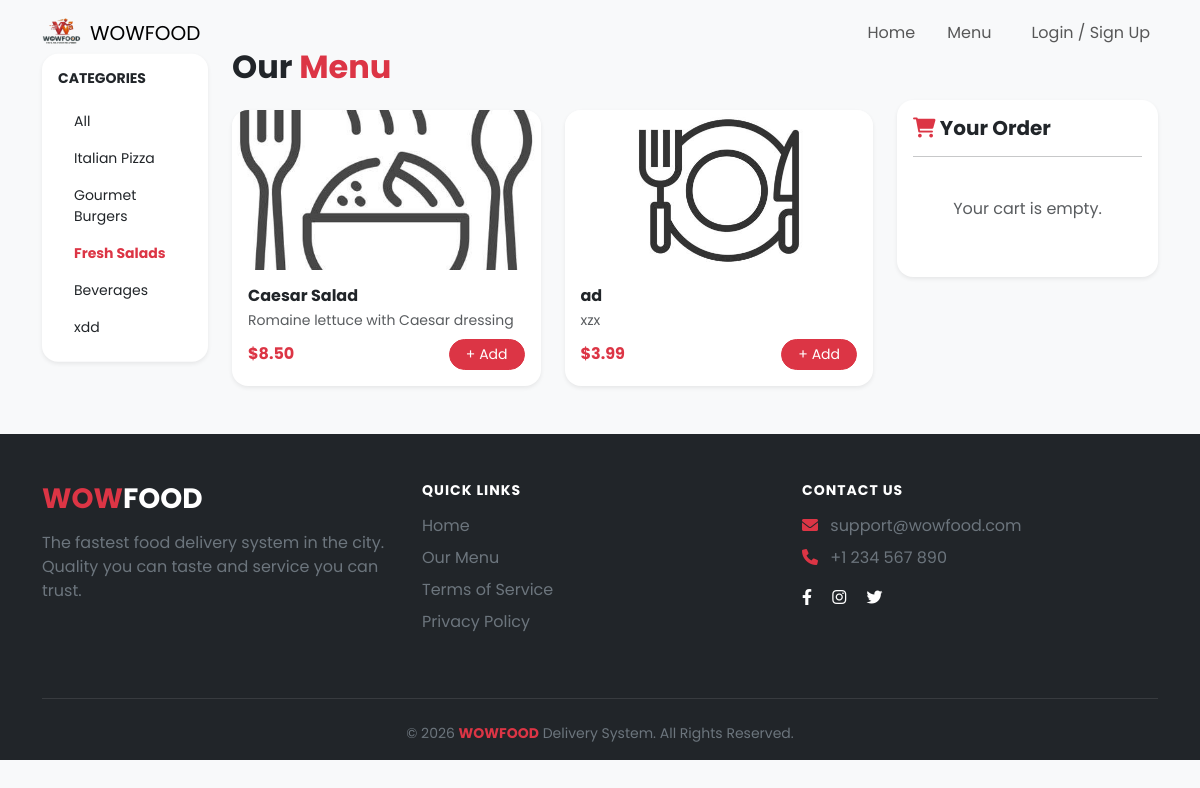
The page /controller/menu_view_controller.php?cat_id=3 on the database its author committed.
### tables this page shows
CREATE TABLE `category` (
  `id` int NOT NULL AUTO_INCREMENT,
  `category_code` varchar(10) NOT NULL,
  `title` varchar(100) NOT NULL,
  `image_name` varchar(255) DEFAULT NULL,
  `active` enum('Yes','No') DEFAULT 'Yes',
  `created_at` timestamp NULL DEFAULT CURRENT_TIMESTAMP,
  `updated_at` timestamp NULL DEFAULT CURRENT_TIMESTAMP ON UPDATE CURRENT_TIMESTAMP,
  `created_by` int DEFAULT NULL,
  `updated_by` int DEFAULT NULL,
  PRIMARY KEY (`id`),
  UNIQUE KEY `category_code` (`category_code`),
  KEY `idx_cat_active` (`active`),
  KEY `fk_cat_created_by` (`created_by`),
  KEY `fk_cat_updated_by` (`updated_by`),
  CONSTRAINT `fk_cat_created_by` FOREIGN KEY (`created_by`) REFERENCES `user` (`id`) ON DELETE SET NULL,
  CONSTRAINT `fk_cat_updated_by` FOREIGN KEY (`updated_by`) REFERENCES `user` (`id`) ON DELETE SET NULL
);

CREATE TABLE `foods` (
  `id` int NOT NULL AUTO_INCREMENT,
  `food_code` varchar(10) NOT NULL,
  `title` varchar(100) NOT NULL,
  `description` text,
  `image_name` varchar(255) DEFAULT NULL,
  `price` decimal(10,2) NOT NULL,
  `category_id` int NOT NULL,
  `active` enum('Yes','No') DEFAULT 'Yes',
  `created_at` timestamp NULL DEFAULT CURRENT_TIMESTAMP,
  `updated_at` timestamp NULL DEFAULT CURRENT_TIMESTAMP ON UPDATE CURRENT_TIMESTAMP,
  `created_by` int DEFAULT NULL,
  `updated_by` int DEFAULT NULL,
  PRIMARY KEY (`id`),
  UNIQUE KEY `food_code` (`food_code`),
  KEY `fk_food_created_by` (`created_by`),
  KEY `fk_food_updated_by` (`updated_by`),
  KEY `idx_food_active` (`active`),
  KEY `idx_foods_category_active` (`category_id`,`active`),
  FULLTEXT KEY `idx_food_search` (`title`,`description`),
  CONSTRAINT `fk_food_cat` FOREIGN KEY (`category_id`) REFERENCES `category` (`id`) ON DELETE RESTRICT,
  CONSTRAINT `fk_food_created_by` FOREIGN KEY (`created_by`) REFERENCES `user` (`id`) ON DELETE SET NULL,
  CONSTRAINT `fk_food_updated_by` FOREIGN KEY (`updated_by`) REFERENCES `user` (`id`) ON DELETE SET NULL,
  CONSTRAINT `chk_food_price` CHECK ((`price` > 0))
);

### Controller/menu_view_controller.php (called while the page is built, shortened)
<?php
require_once __DIR__ . '/../Model/menu_view_controller_model.php';
$database = new Database();
$db = $database->getConnection();
$menuModel = new MenuModel($db);
$category_id = isset($_GET['cat_id']) ? (int)$_GET['cat_id'] : 0;
$categories = $menuModel->getAllCategories();
$foods = $menuModel->getFoods($category_id);
include __DIR__ . '/../view/menu_view.php';
?>

### Model/menu_view_controller_model.php (called while the page is built, shortened)
<?php
class MenuModel {
    private $db;
    public function __construct($dbConnection) {
        $this->db = $dbConnection;
    }
    public function getAllCategories() {
        $stmt = $this->db->query("SELECT id, title FROM category WHERE active='Yes'");
        return $stmt->fetchAll(PDO::FETCH_ASSOC);
    }
    public function getFoods($category_id = 0) {
        if ($category_id > 0) {
            $stmt = $this->db->prepare("SELECT * FROM foods WHERE category_id = ? AND active = 'Yes'");
            $stmt->execute([$category_id]);
        } else {
            $stmt = $this->db->query("SELECT * FROM foods WHERE active = 'Yes'");
        }
        return $stmt->fetchAll(PDO::FETCH_ASSOC);
    }
}
?>

### view/menu_view.php (the view, shortened to what this page needs)
<?php
include('../includes/header.php');
?>
<div class="container-fluid py-5 bg-light">
    <div class="container">
        <div class="row">
            <aside class="col-lg-2 mb-4">
                <div class="card shadow-sm border-0 rounded-4 p-3 sticky-top" style="top: 100px;">
                    <h6 class="fw-bold mb-3 text-uppercase small">Categories</h6>
                    <ul class="list-group list-group-flush small">
                        <a href="menu_view.php" class="list-group-item list-group-item-action border-0 <?php echo $category_id == 0 ? 'text-danger fw-bold' : ''; ?>">All</a>
                        <?php foreach($categories as $cat): ?>
                        <a href="menu_view.php?cat_id=<?php echo $cat['id']; ?>"
                           class="list-group-item list-group-item-action border-0 <?php echo $category_id == $cat['id'] ? 'text-danger fw-bold' : ''; ?>">
                            <?php echo htmlspecialchars($cat['title']); ?>
                        </a>
                        <?php endforeach; ?>
                    </ul>
                </div>
            </aside>
            <div class="col-lg-7">
                <h2 class="fw-bold mb-4">Our <span class="text-danger">Menu</span></h2>
                <div class="row g-4">
                    <?php foreach($foods as $food):
                        $image_name = !empty($food['image_name']) ? $food['image_name'] : 'default-food.jpg';
                        $description = (string) ($food['description'] ?? '');
                    ?>
                    <div class="col-md-6">
                        <div class="card h-100 border-0 shadow-sm rounded-4 overflow-hidden food-card">
                            <img src="../assets/images/food/<?php echo htmlspecialchars($image_name); ?>"
                                 class="card-img-top"
                                 style="height: 160px; object-fit: cover;"
                                 alt="<?php echo htmlspecialchars($food['title']); ?>">
                            <div class="card-body p-3">
                                <h6 class="fw-bold mb-1"><?php echo htmlspecialchars($food['title']); ?></h6>
                                <p class="text-muted small mb-2">
                                    <?php echo htmlspecialchars(substr($description, 0, 50)); ?>
                                </p>
                                <div class="d-flex justify-content-between align-items-center">
                                    <span class="text-danger fw-bold">$<?php echo number_format($food['price'], 2); ?></span>
                                    <form action="../Controller/menu_view_controller.php" method="POST">
                                        <button type="submit" class="btn btn-sm btn-danger rounded-pill px-3">+ Add</button>
                                    </form>
                                </div>
                            </div>
                        </div>
                    </div>
                    <?php endforeach; ?>
                </div>
            </div>
            <aside class="col-lg-3">
                <div class="card shadow-sm border-0 rounded-4 sticky-top" style="top: 100px;">
                    <div class="card-body p-3">
                        <h5 class="fw-bold mb-3"><i class="fas fa-shopping-cart text-danger"></i> Your Order</h5>
                        <hr>
                        <?php
                        $total = 0;
                        if (!empty($_SESSION['cart'])):
                            foreach ($_SESSION['cart'] as $id => $item):
                                $subtotal = $item['price'] * $item['qty'];
                                $total += $subtotal;
                        ?>
                        <div class="d-flex justify-content-between align-items-center mb-3">
                            <div class="small">
                                <p class="mb-0 fw-bold"><?php echo htmlspecialchars($item['title']); ?></p>
                                <span class="text-muted"><?php echo $item['qty']; ?> x $<?php echo number_format($item['price'], 2); ?></span>
                            </div>
                            <div class="text-end">
                                <p class="mb-0 small fw-bold">$<?php echo number_format($subtotal, 2); ?></p>
                                <a href="../Controller/menu_view_controller.php?remove=<?php echo $id; ?>" class="text-danger small">
                                    <i class="fas fa-times"></i>
                                </a>
                            </div>
                        </div>
                        <?php endforeach; ?>
                        <hr>
                        <div class="d-flex justify-content-between fw-bold mb-3">
                            <span>Total:</span>
                            <span class="text-danger">$<?php echo number_format($total, 2); ?></span>
                        </div>
                        <?php if (isset($_SESSION['customer_id'])): ?>
                            <a href="../Controller/cart_view_controller.php" class="btn btn-danger w-100 rounded-pill fw-bold">Show Cart</a>
                        <?php else: ?>
                            <a href="../login.php" class="btn btn-dark w-100 rounded-pill fw-bold">Login to Order</a>
                        <?php endif; ?>
                        <?php else: ?>
                            <p class="text-center text-muted py-4">Your cart is empty.</p>
                        <?php endif; ?>
                    </div>
                </div>
            </aside>
        </div>
    </div>
</div>
<?php include('../includes/footer.php'); ?>

### assets/css/style.css (style rules this page uses)
html { scroll-behavior: smooth; }
body { font-family: 'Poppins', sans-serif; background-color: #f8f9fa; }
.food-card { transition: all 0.3s ease; border: none; }

### rows shown on the page
category: title "Italian Pizza"
category: title "Gourmet Burgers"
category: title "Fresh Salads"
category: title "Beverages"
category: title "xdd"
foods: shows a picture, title "Caesar Salad", description "Romaine lettuce with Caesar dressing", price "8.50"
foods: image_name (picture), title "ad", description "xzx", price "3.99"
